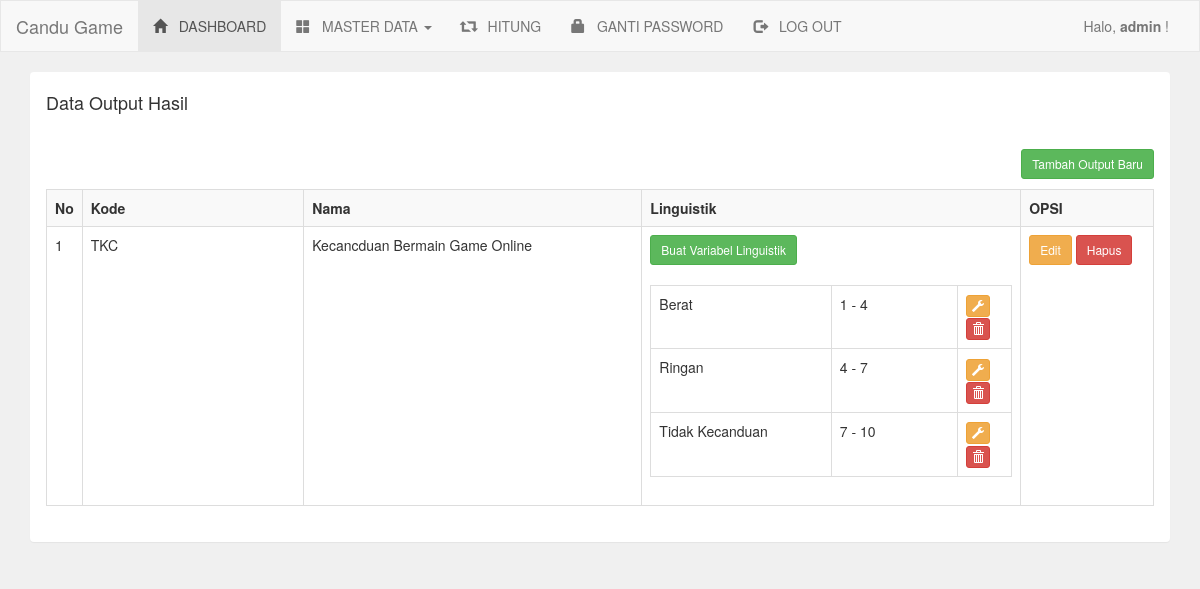
The app's page /admin/v_output.php (signed in) with its own data.
### tables this page shows
CREATE TABLE `output` (
  `output_id` int(11) NOT NULL,
  `nama_output` text NOT NULL,
  `kode_output` text NOT NULL
);

CREATE TABLE `output_linguistik` (
  `ol_id` int(11) NOT NULL,
  `ol_output_id` text NOT NULL,
  `ol_nama` text NOT NULL,
  `ol_batas_awal` text NOT NULL,
  `ol_batas_akhir` text NOT NULL
);

### admin/v_output.php (the view)
<?php include 'header.php'; ?>
<div class="container">
	<div class="panel">
		<div class="panel-heading">
			<h4>Data Output Hasil</h4>
		</div>
		<div class="panel-body">
			<a href="v_output_tambah.php" class="btn btn-sm btn-success pull-right">Tambah Output Baru</a>
			<br/>
			<br/>
			<table class="table table-bordered table-striped">
				<tr>
					<th width="1%">No</th>
					<th width="20%">Kode</th>
					<th>Nama</th>
					<th>Linguistik</th>
					<th width="12%">OPSI</th>
				</tr>
				<?php
				include '../koneksi.php';
				$data = mysqli_query($koneksi,"select * from output");
				$no = 1;
				while($d=mysqli_fetch_array($data)){
					?>
					<tr>
						<td><?php echo $no++; ?></td>
						<td><?php echo $d['kode_output']; ?> </td>
						<td><?php echo $d['nama_output']; ?></td>
						<td>
							<a href="v_ol_tambah.php?output=<?php echo $d['output_id']; ?>" class="btn btn-sm btn-success">Buat Variabel Linguistik</a>
							<br/>
							<br/>
							<table class="table table-bordered">
								<?php
								$id_output = $d['output_id'];
								$linguistik = mysqli_query($koneksi,"select * from output_linguistik where ol_output_id='$id_output'");
								while($l=mysqli_fetch_array($linguistik)){
									?>
									<tr>
										<td width="50%"><?php echo $l['ol_nama']; ?></td>
										<td><?php echo $l['ol_batas_awal']; ?> - <?php echo $l['ol_batas_akhir']; ?></td>
										<td width="15%">
											<a href="v_ol_edit.php?output=<?php echo $d['output_id']; ?>&linguistik=<?php echo $l['ol_id']; ?>" class="btn btn-xs btn-warning"><i class="glyphicon glyphicon-wrench"></i></a>
											<a href="v_ol_delete.php?linguistik=<?php echo $l['ol_id']; ?>" class="btn btn-xs btn-danger"><i class="glyphicon glyphicon-trash"></i></a>
										</td>
									</tr>
									<?php
								}
								?>
							</table>
						</td>
						<td>
							<a href="v_output_edit.php?id=<?php echo $d['output_id']; ?>" class="btn btn-sm btn-warning">Edit</a>
							<a href="v_output_hapus.php?id=<?php echo $d['output_id']; ?>" class="btn btn-sm btn-danger">Hapus</a>
						</td>
					</tr>
					<?php
				}
				?>
			</table>
		</div>
	</div>
</div>
<?php include 'footer.php'; ?>

### records on screen
output: kode_output "TKC", nama_output "Kecancduan Bermain Game Online"
output_linguistik: ol_nama "Berat", ol_batas_awal "1", ol_batas_akhir "4"
output_linguistik: ol_nama "Ringan", ol_batas_awal "4", ol_batas_akhir "7"
output_linguistik: ol_nama "Tidak Kecanduan", ol_batas_awal "7", ol_batas_akhir "10"

### other values on screen
$_SESSION['username'] "admin"
